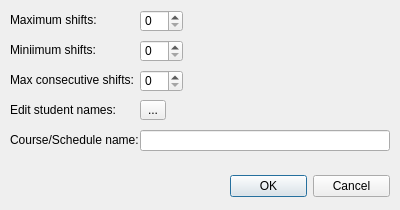
<?xml version="1.0" encoding="UTF-8"?>
<ui version="4.0">
 <class>EditSchedule</class>
 <widget class="QDialog" name="EditSchedule">
  <property name="geometry">
   <rect>
    <x>0</x>
    <y>0</y>
    <width>400</width>
    <height>210</height>
   </rect>
  </property>
  <property name="windowTitle">
   <string>Edit Schedule</string>
  </property>
  <widget class="QDialogButtonBox" name="buttonBox">
   <property name="geometry">
    <rect>
     <x>230</x>
     <y>170</y>
     <width>160</width>
     <height>32</height>
    </rect>
   </property>
   <property name="orientation">
    <enum>Qt::Horizontal</enum>
   </property>
   <property name="standardButtons">
    <set>QDialogButtonBox::Cancel|QDialogButtonBox::Ok</set>
   </property>
  </widget>
  <widget class="QLabel" name="label">
   <property name="geometry">
    <rect>
     <x>10</x>
     <y>10</y>
     <width>130</width>
     <height>20</height>
    </rect>
   </property>
   <property name="text">
    <string>Maximum shifts:</string>
   </property>
  </widget>
  <widget class="QLabel" name="label_2">
   <property name="geometry">
    <rect>
     <x>10</x>
     <y>40</y>
     <width>130</width>
     <height>20</height>
    </rect>
   </property>
   <property name="text">
    <string>Miniimum shifts:</string>
   </property>
  </widget>
  <widget class="QLabel" name="label_3">
   <property name="geometry">
    <rect>
     <x>10</x>
     <y>70</y>
     <width>130</width>
     <height>20</height>
    </rect>
   </property>
   <property name="text">
    <string>Max consecutive shifts:</string>
   </property>
  </widget>
  <widget class="QLabel" name="label_4">
   <property name="geometry">
    <rect>
     <x>10</x>
     <y>100</y>
     <width>130</width>
     <height>20</height>
    </rect>
   </property>
   <property name="text">
    <string>Edit student names:</string>
   </property>
  </widget>
  <widget class="QLabel" name="label_5">
   <property name="geometry">
    <rect>
     <x>10</x>
     <y>130</y>
     <width>130</width>
     <height>20</height>
    </rect>
   </property>
   <property name="text">
    <string>Course/Schedule name:</string>
   </property>
  </widget>
  <widget class="QSpinBox" name="spinBoxShiftMax">
   <property name="geometry">
    <rect>
     <x>140</x>
     <y>10</y>
     <width>43</width>
     <height>22</height>
    </rect>
   </property>
  </widget>
  <widget class="QSpinBox" name="spinBoxShiftMin">
   <property name="geometry">
    <rect>
     <x>140</x>
     <y>40</y>
     <width>43</width>
     <height>22</height>
    </rect>
   </property>
  </widget>
  <widget class="QSpinBox" name="spinBoxConMax">
   <property name="geometry">
    <rect>
     <x>140</x>
     <y>70</y>
     <width>43</width>
     <height>22</height>
    </rect>
   </property>
  </widget>
  <widget class="QToolButton" name="toolButtonStudentNames">
   <property name="geometry">
    <rect>
     <x>140</x>
     <y>100</y>
     <width>26</width>
     <height>20</height>
    </rect>
   </property>
   <property name="text">
    <string>...</string>
   </property>
  </widget>
  <widget class="QLineEdit" name="lineEditName">
   <property name="geometry">
    <rect>
     <x>140</x>
     <y>130</y>
     <width>250</width>
     <height>21</height>
    </rect>
   </property>
  </widget>
 </widget>
 <resources/>
 <connections>
  <connection>
   <sender>buttonBox</sender>
   <signal>accepted()</signal>
   <receiver>editschedule</receiver>
   <slot>accept()</slot>
   <hints>
    <hint type="sourcelabel">
     <x>248</x>
     <y>254</y>
    </hint>
    <hint type="destinationlabel">
     <x>157</x>
     <y>274</y>
    </hint>
   </hints>
  </connection>
  <connection>
   <sender>buttonBox</sender>
   <signal>rejected()</signal>
   <receiver>editschedule</receiver>
   <slot>reject()</slot>
   <hints>
    <hint type="sourcelabel">
     <x>316</x>
     <y>260</y>
    </hint>
    <hint type="destinationlabel">
     <x>286</x>
     <y>274</y>
    </hint>
   </hints>
  </connection>
 </connections>
</ui>
